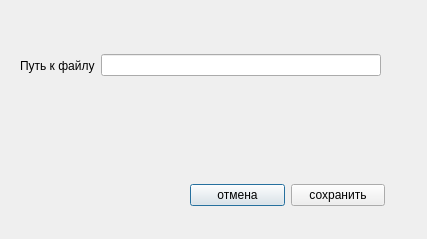
<?xml version="1.0" encoding="UTF-8"?>
<ui version="4.0">
 <class>file_dialog</class>
 <widget class="QDialog" name="file_dialog">
  <property name="geometry">
   <rect>
    <x>0</x>
    <y>0</y>
    <width>427</width>
    <height>239</height>
   </rect>
  </property>
  <property name="windowTitle">
   <string>Dialog</string>
  </property>
  <widget class="QWidget" name="layoutWidget">
   <property name="geometry">
    <rect>
     <x>20</x>
     <y>50</y>
     <width>361</width>
     <height>31</height>
    </rect>
   </property>
   <layout class="QHBoxLayout" name="horizontalLayout">
    <item>
     <widget class="QLabel" name="label">
      <property name="text">
       <string>Путь к файлу</string>
      </property>
     </widget>
    </item>
    <item>
     <widget class="QLineEdit" name="link"/>
    </item>
   </layout>
  </widget>
  <widget class="QWidget" name="layoutWidget">
   <property name="geometry">
    <rect>
     <x>190</x>
     <y>180</y>
     <width>195</width>
     <height>31</height>
    </rect>
   </property>
   <layout class="QHBoxLayout" name="horizontalLayout_2">
    <item>
     <widget class="QPushButton" name="cancel">
      <property name="text">
       <string>отмена</string>
      </property>
     </widget>
    </item>
    <item>
     <widget class="QPushButton" name="save">
      <property name="text">
       <string>сохранить</string>
      </property>
     </widget>
    </item>
   </layout>
  </widget>
 </widget>
 <resources/>
 <connections/>
</ui>
